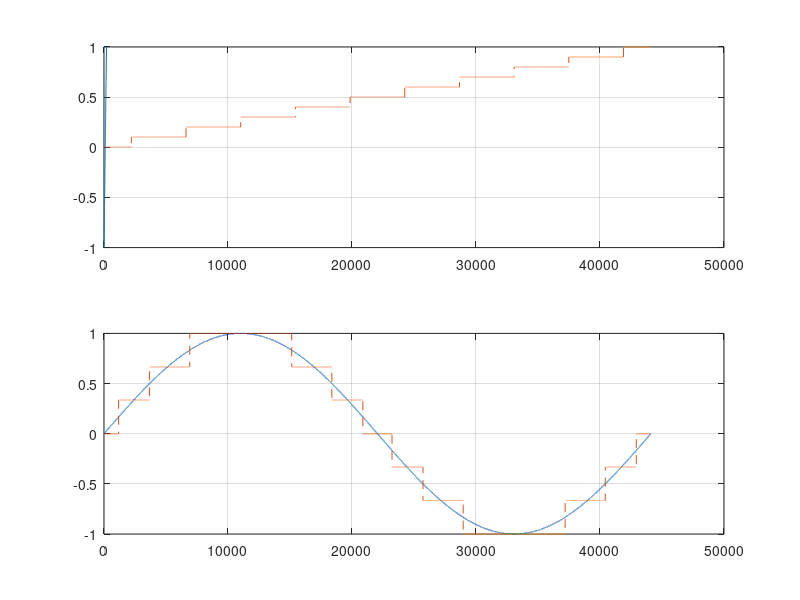

Source code (MATLAB):
x = 5;
y = 10;
if (x>1)
y = x+y;
else
y = x*y;
end
disp(['The newer value of Y is: ', num2str(y)]);

array = [1, 2, 1, 2, 3, 4, 5, 8, 9, 5]; %define the numbers in the array!
plot(array); hold on; %plot the array and hold the graph open!
arrayLength = length(array); % find the length of the array!
for i = 1:arrayLength %run the loop 'arrayLength' times.
 array(i) = array(i) + i;
 % replace the existing 'array' values with the array values plus the
 % corresponding index value (IE: 1+1, 2+2, 1+3, 2+4...)
end
plot(array, '--'); %plot the new array, with a dotted line!


x = -1:0.01:1;
y = x;
plot(y, x, '--'), hold on;
% we set up 2 straight vectors, to demonstrate the transfer function.
% x holds the original signal, y will hold the new clipped signal.
xLength = length (x);
% we find the length of the input;
for i = 1:xLength
 if (x(i) > 0.5)
 y(i) = 0.5;
 end % if the input is higher than 0.5, the output is clipped at 0.5

 if (x(i) < -0.5)
 y(i) = -0.5;
 end % if the input is lower than -0.5, the output is clipped at -0.5
end
plot(x,y, 'r'), axis([-1, 1, -1, 1]);
title('Transfer Function for Hard Clipping Distortion');
grid on;
hold off; 


fs = 44100;
ts = 1/fs;
dur = 1;
NumberOfSteps = 10;
% This is the number of steps we want to create in our signal
% IE: the resolution.
t = 0:ts:dur;
% This will create a straight line.
% We will use this to demonstrate our transfer function.
subplot(211), plot(x); grid on; hold on;
y = t*NumberOfSteps;
% y is the x value, scaled by the number of steps.
y = round(y);
% y is then rounded to the steps.
y = y*(1/NumberOfSteps);
% we then divide by 1 to normalise the signal.
plot(y, '--');
% plot our new signal with a dashed line.
z = sin(2*pi*1.*t);
subplot(212), plot(z); grid on; hold on;
NumberOfSteps2 = 3;
y2 = z*NumberOfSteps2;
y2 = round(y2);
y2 = y2*(1/NumberOfSteps2);
plot(y2, '--');


